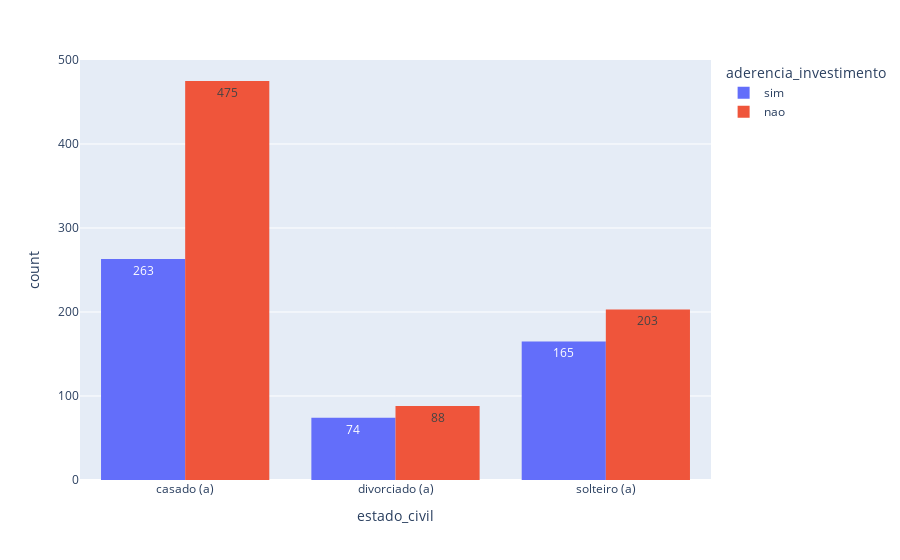

The notebook cell this image was saved under:
### Code cell
# Estado civil
px.histogram(dados, x = 'estado_civil', text_auto=True, color = 'aderencia_investimento', barmode='group')

### Figure 1 — Plotly figure (JSON) as saved in the notebook; plotly's stock layout.template omitted (floating-point values rounded to 4 significant figures; data arrays with more than 128 entries replaced by an {"elided": "..."} marker saying what was removed)
{"data": [{"alignmentgroup": "True", "bingroup": "x", "hovertemplate": "aderencia_investimento=sim<br>estado_civil=%{x}<br>count=%{y}<extra></extra>", "legendgroup": "sim", "marker": {"color": "#636efa", "pattern": {"shape": ""}}, "name": "sim", "offsetgroup": "sim", "orientation": "v", "showlegend": true, "texttemplate": "%{value}", "type": "histogram", "x": {"elided": "502 str values"}, "xaxis": "x", "yaxis": "y"}, {"alignmentgroup": "True", "bingroup": "x", "hovertemplate": "aderencia_investimento=nao<br>estado_civil=%{x}<br>count=%{y}<extra></extra>", "legendgroup": "nao", "marker": {"color": "#EF553B", "pattern": {"shape": ""}}, "name": "nao", "offsetgroup": "nao", "orientation": "v", "showlegend": true, "texttemplate": "%{value}", "type": "histogram", "x": {"elided": "766 str values"}, "xaxis": "x", "yaxis": "y"}], "layout": {"barmode": "group", "legend": {"title": {"text": "aderencia_investimento"}, "tracegroupgap": 0}, "margin": {"t": 60}, "xaxis": {"anchor": "y", "domain": [0, 1], "title": {"text": "estado_civil"}}, "yaxis": {"anchor": "x", "domain": [0, 1], "title": {"text": "count"}}}}
